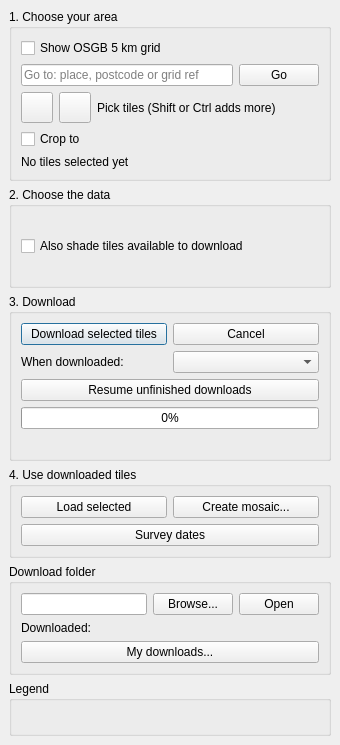
<?xml version="1.0" encoding="UTF-8"?>
<ui version="4.0">
 <class>LidarDownloaderDockWidgetBase</class>
 <widget class="QDockWidget" name="LidarDownloaderDockWidgetBase">
  <property name="geometry">
   <rect>
    <x>0</x>
    <y>0</y>
    <width>340</width>
    <height>520</height>
   </rect>
  </property>
  <property name="windowTitle">
   <string>LIDAR Downloader UK</string>
  </property>
  <widget class="QWidget" name="dockWidgetContents">
   <layout class="QVBoxLayout" name="layMain">
    <item>
     <widget class="QgsCollapsibleGroupBox" name="grpTiles">
      <property name="title">
       <string>1. Choose your area</string>
      </property>
      <layout class="QVBoxLayout" name="layTiles">
       <item>
        <widget class="QCheckBox" name="chkShowGrid">
         <property name="text">
          <string>Show OSGB 5 km grid</string>
         </property>
         <property name="toolTip">
          <string>The grid of 5 km tiles the data comes in, shaded for the chosen dataset (see Downloaded, under Download folder): the tiles of it you have downloaded and, if ticked in step 2, the tiles in view still to download. Squares with no data from any source (mostly sea, or Northern Ireland) have only a faint outline.</string>
         </property>
        </widget>
       </item>
       <item>
        <layout class="QHBoxLayout" name="layGoTo">
         <item>
          <widget class="QLineEdit" name="leGoTo">
           <property name="placeholderText">
            <string>Go to: place, postcode or grid ref</string>
           </property>
           <property name="clearButtonEnabled">
            <bool>true</bool>
           </property>
           <property name="toolTip">
            <string>A place name, a postcode, an OS grid reference (SU, SU12, SU 1427, SU 14567 27890, SU12NE) or an easting and northing (414360, 130135). Zooms there and adds the tiles covering it to the selection. Postcodes and places are looked up with postcodes.io (Royal Mail / OS open data).</string>
           </property>
          </widget>
         </item>
         <item>
          <widget class="QPushButton" name="btnGoTo">
           <property name="text">
            <string>Go</string>
           </property>
          </widget>
         </item>
        </layout>
       </item>
       <item>
        <layout class="QHBoxLayout" name="layPick">
         <item>
          <widget class="QToolButton" name="btnPickTiles">
           <property name="toolTip">
            <string>Pick tiles on the map: click a tile to select it, or drag a box to select every tile under it. To keep what's already selected, hold Shift or Ctrl: with either, a click adds the tile (or removes it if it's selected); a box adds with Shift and removes with Ctrl. QGIS's own selection tools work the same way on the grid.</string>
           </property>
           <property name="checkable">
            <bool>true</bool>
           </property>
           <property name="iconSize">
            <size>
             <width>24</width>
             <height>24</height>
            </size>
           </property>
          </widget>
         </item>
         <item>
          <widget class="QToolButton" name="btnDeselect">
           <property name="toolTip">
            <string>Deselect all the tiles</string>
           </property>
           <property name="iconSize">
            <size>
             <width>24</width>
             <height>24</height>
            </size>
           </property>
          </widget>
         </item>
         <item>
          <widget class="QLabel" name="lblPickHint">
           <property name="text">
            <string>Pick tiles (Shift or Ctrl adds more)</string>
           </property>
           <property name="wordWrap">
            <bool>true</bool>
           </property>
          </widget>
         </item>
        </layout>
       </item>
       <item>
        <layout class="QHBoxLayout" name="layCrop">
         <item>
          <widget class="QCheckBox" name="chkCrop">
           <property name="text">
            <string>Crop to</string>
           </property>
           <property name="toolTip">
            <string>Load rasters, imagery and point clouds cut to the polygons of the layer chosen beside it (its selected features if it has any), including holes and separate sites. Point-cloud file bounds are checked before clipping; only cropped points are indexed. Raster mosaics you save are also cropped. Downloads remain unchanged. Ticking it selects the tiles beneath the layer.</string>
           </property>
          </widget>
         </item>
        </layout>
       </item>
       <item>
        <widget class="QLabel" name="lblTileCount">
         <property name="text">
          <string>No tiles selected yet</string>
         </property>
         <property name="wordWrap">
          <bool>true</bool>
         </property>
        </widget>
       </item>
      </layout>
     </widget>
    </item>
    <item>
     <widget class="QgsCollapsibleGroupBox" name="grpDataset">
      <property name="title">
       <string>2. Choose the data</string>
      </property>
      <layout class="QVBoxLayout" name="layDataset">
       <item>
        <widget class="QLabel" name="lblAvailability">
         <property name="text">
          <string/>
         </property>
         <property name="wordWrap">
          <bool>true</bool>
         </property>
        </widget>
       </item>
       <item>
        <widget class="QCheckBox" name="chkCoverage">
         <property name="text">
          <string>Also shade tiles available to download</string>
         </property>
         <property name="toolTip">
          <string>Also shade, in blue, the tiles in the map view that have this dataset but haven't been downloaded yet (with up to 1,600 tiles in view: zoom in if there are more)</string>
         </property>
        </widget>
       </item>
       <item>
        <widget class="QLabel" name="lblCoverageNote">
         <property name="text">
          <string/>
         </property>
         <property name="wordWrap">
          <bool>true</bool>
         </property>
         <property name="indent">
          <number>20</number>
         </property>
         <property name="visible">
          <bool>false</bool>
         </property>
        </widget>
       </item>
      </layout>
     </widget>
    </item>
    <item>
     <widget class="QgsCollapsibleGroupBox" name="grpDownload">
      <property name="title">
       <string>3. Download</string>
      </property>
      <layout class="QVBoxLayout" name="layDownload">
       <item>
        <layout class="QHBoxLayout" name="layDownloadButtons">
         <item>
          <widget class="QPushButton" name="btnDownloadTiles">
           <property name="text">
            <string>Download selected tiles</string>
           </property>
           <property name="default">
            <bool>true</bool>
           </property>
          </widget>
         </item>
         <item>
          <widget class="QPushButton" name="btnCancel">
           <property name="text">
            <string>Cancel</string>
           </property>
          </widget>
         </item>
        </layout>
       </item>
       <item>
        <layout class="QHBoxLayout" name="layAfterDownload">
         <item>
          <widget class="QLabel" name="lblAfterDownload">
           <property name="text">
            <string>When downloaded:</string>
           </property>
          </widget>
         </item>
         <item>
          <widget class="QComboBox" name="cboAfterDownload">
           <property name="toolTip">
            <string>What happens to the tiles when the download finishes</string>
           </property>
          </widget>
         </item>
        </layout>
       </item>
       <item>
        <widget class="QPushButton" name="btnResume">
         <property name="text">
          <string>Resume unfinished downloads</string>
         </property>
         <property name="visible">
          <bool>false</bool>
         </property>
        </widget>
       </item>
       <item>
        <widget class="QProgressBar" name="progressBar">
         <property name="value">
          <number>0</number>
         </property>
         <property name="visible">
          <bool>false</bool>
         </property>
        </widget>
       </item>
       <item>
        <widget class="QLabel" name="lblStatus">
         <property name="text">
          <string/>
         </property>
         <property name="visible">
          <bool>false</bool>
         </property>
         <property name="wordWrap">
          <bool>true</bool>
         </property>
        </widget>
       </item>
      </layout>
     </widget>
    </item>
    <item>
     <widget class="QgsCollapsibleGroupBox" name="grpUse">
      <property name="title">
       <string>4. Use downloaded tiles</string>
      </property>
      <layout class="QVBoxLayout" name="layUse">
       <item>
        <layout class="QHBoxLayout" name="layUseRow1">
         <item>
          <widget class="QPushButton" name="btnLoadSelected">
           <property name="text">
            <string>Load selected</string>
           </property>
           <property name="toolTip">
            <string>Add the selected tiles of the chosen dataset to the project, a layer per 5 km tile (one area cropped to its shape when "Crop to" is ticked), then deselect the tiles</string>
           </property>
          </widget>
         </item>
         <item>
          <widget class="QPushButton" name="btnCreateVRT">
           <property name="text">
            <string>Create mosaic...</string>
           </property>
           <property name="toolTip">
            <string>Join the selected tiles into one raster mosaic, cropped when "Crop to" is ticked: a temporary one, gone when QGIS closes, or saved as a VRT (a small file that reads the tiles) or a GeoTIFF copy. For point clouds use Load selected / Load crop instead; oblique photos load as downloaded.</string>
           </property>
          </widget>
         </item>
        </layout>
       </item>
       <item>
        <layout class="QHBoxLayout" name="layUseRow2">
         <item>
          <widget class="QPushButton" name="btnSurveyDates">
           <property name="text">
            <string>Survey dates</string>
           </property>
           <property name="toolTip">
            <string>On or off for the selected tiles: when the ground in each was actually flown (England's Composite DTM / DSM and SurfZone DEM: the surveys merged into the tile, from the survey file that comes with it), a layer per tile, coloured by year</string>
           </property>
           <property name="checkable">
            <bool>true</bool>
           </property>
          </widget>
         </item>
        </layout>
       </item>
      </layout>
     </widget>
    </item>
    <item>
     <widget class="QgsCollapsibleGroupBox" name="grpFolder">
      <property name="title">
       <string>Download folder</string>
      </property>
      <property name="collapsed">
       <bool>true</bool>
      </property>
      <layout class="QVBoxLayout" name="layFolder">
       <item>
        <layout class="QHBoxLayout" name="layDir">
         <item>
          <widget class="QLineEdit" name="leDownloadDir"/>
         </item>
         <item>
          <widget class="QPushButton" name="btnBrowse">
           <property name="text">
            <string>Browse...</string>
           </property>
          </widget>
         </item>
         <item>
          <widget class="QPushButton" name="btnOpenFolder">
           <property name="text">
            <string>Open</string>
           </property>
           <property name="toolTip">
            <string>Open the download folder in your file manager</string>
           </property>
          </widget>
         </item>
        </layout>
       </item>
       <item>
        <layout class="QHBoxLayout" name="layShaded">
         <item>
          <widget class="QLabel" name="lblShaded">
           <property name="text">
            <string>Downloaded:</string>
           </property>
           <property name="toolTip">
            <string>What's in the download folder, with how many tiles of each. The grid is shaded for the one chosen here; it also follows the dataset chosen in step 2.</string>
           </property>
          </widget>
         </item>
        </layout>
       </item>
       <item>
        <widget class="QPushButton" name="btnMyDownloads">
         <property name="text">
          <string>My downloads...</string>
         </property>
         <property name="toolTip">
          <string>Everything in the download folder: space per survey; show on the grid, load, open or delete; and the zip files (delete them after extracting, or tidy them up)</string>
         </property>
        </widget>
       </item>
      </layout>
     </widget>
    </item>
    <item>
     <widget class="QgsCollapsibleGroupBox" name="grpLegend">
      <property name="title">
       <string>Legend</string>
      </property>
      <property name="collapsed">
       <bool>true</bool>
      </property>
      <property name="visible">
       <bool>false</bool>
      </property>
      <layout class="QVBoxLayout" name="layLegend">
       <item>
        <widget class="QLabel" name="lblLegend">
         <property name="toolTip">
          <string>How the grid is shaded: which tiles you have downloaded for the chosen dataset</string>
         </property>
         <property name="wordWrap">
          <bool>true</bool>
         </property>
        </widget>
       </item>
      </layout>
     </widget>
    </item>
    <item>
     <spacer name="spacerBottom">
      <property name="orientation">
       <enum>Qt::Vertical</enum>
      </property>
      <property name="sizeHint" stdset="0">
       <size>
        <width>20</width>
        <height>0</height>
       </size>
      </property>
     </spacer>
    </item>
   </layout>
  </widget>
 </widget>
 <customwidgets>
  <customwidget>
   <class>QgsCollapsibleGroupBox</class>
   <extends>QGroupBox</extends>
   <header>qgscollapsiblegroupbox.h</header>
   <container>1</container>
  </customwidget>
 </customwidgets>
 <resources/>
 <connections/>
</ui>
